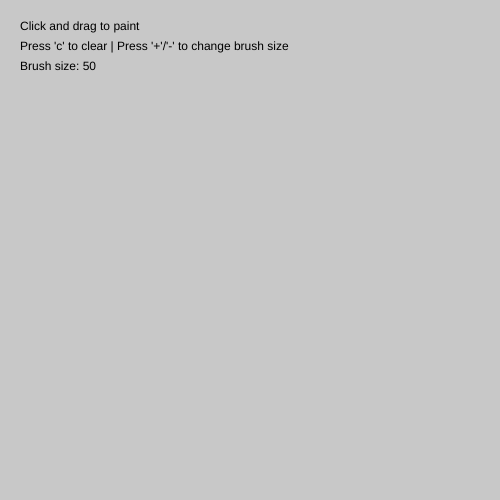
Frame 1 (no input)
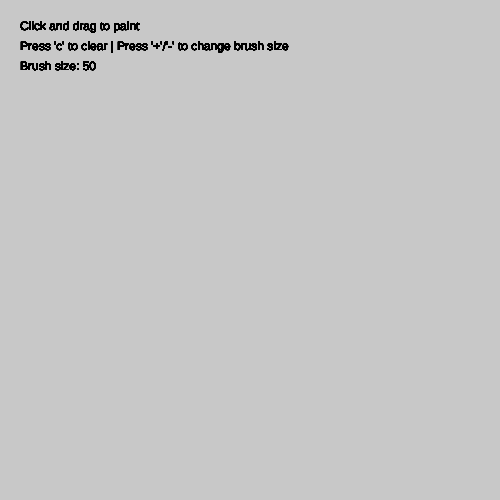
Frame 60 (no input)
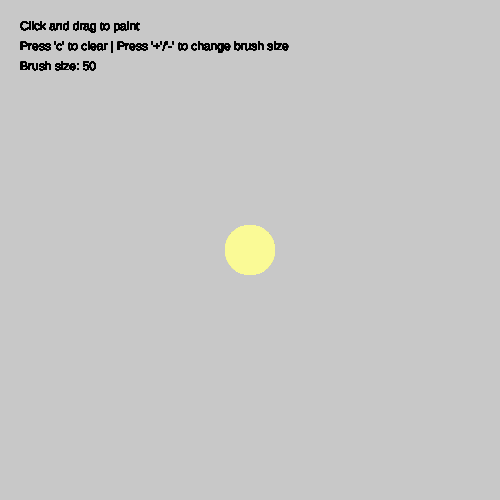
Frame 120 (the mouse pressed at the canvas centre since frame 60)

The p5.js sketch that drew these frames (run headless with seeded random() and noise() and a simulated clock; from frame 60 on, the mouse is pressed at the canvas centre):

// p5.js sketch
// ── sketch.js
let size = 50;

function setup() {
  createCanvas(500, 500);
  background(200);
}

function draw() {
  if (mouseIsPressed) {
    fill(mouseX % 255, mouseY % 255, 150);
    noStroke();
    circle(mouseX, mouseY, size);
  }
  
  fill(0);
  noStroke();
  text("Click and drag to paint", 20, 30);
  text("Press 'c' to clear | Press '+'/'-' to change brush size", 20, 50);
  text("Brush size: " + size, 20, 70);
}

function keyPressed() {
  if (key === 'c' || key === 'C') {
    background(200);
  }
  if (key === '+') {
    size = min(100, size + 5);
  }
  if (key === '-') {
    size = max(5, size - 5);
  }
}
